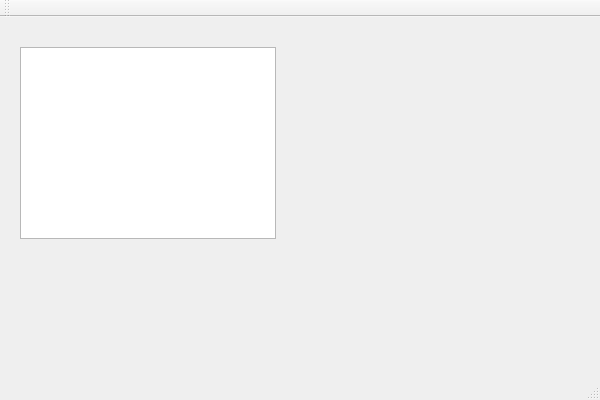
<?xml version="1.0" encoding="UTF-8"?>
<ui version="4.0">
 <class>PresenterWindowClass</class>
 <widget class="QMainWindow" name="PresenterWindowClass">
  <property name="geometry">
   <rect>
    <x>0</x>
    <y>0</y>
    <width>600</width>
    <height>400</height>
   </rect>
  </property>
  <property name="windowTitle">
   <string>PresenterWindow</string>
  </property>
  <widget class="QWidget" name="centralWidget">
   <widget class="QListWidget" name="listWidget">
    <property name="geometry">
     <rect>
      <x>20</x>
      <y>30</y>
      <width>256</width>
      <height>192</height>
     </rect>
    </property>
   </widget>
  </widget>
  <widget class="QMenuBar" name="menuBar">
   <property name="geometry">
    <rect>
     <x>0</x>
     <y>0</y>
     <width>600</width>
     <height>21</height>
    </rect>
   </property>
  </widget>
  <widget class="QToolBar" name="mainToolBar">
   <attribute name="toolBarArea">
    <enum>TopToolBarArea</enum>
   </attribute>
   <attribute name="toolBarBreak">
    <bool>false</bool>
   </attribute>
  </widget>
  <widget class="QStatusBar" name="statusBar"/>
 </widget>
 <layoutdefault spacing="6" margin="11"/>
 <resources/>
 <connections/>
</ui>
